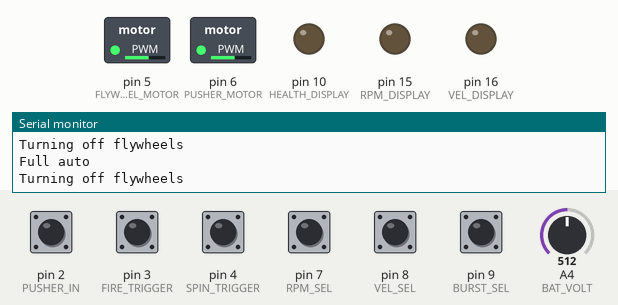
Recording of a sketch running on a simulated Arduino Uno, built with avr-gcc and run on an emulated ATmega328P. On the bench: switched loads named in the sketch (green lamp = pin HIGH), output pins drawn as LEDs (lit = HIGH), the last lines printed to the serial monitor. The test bench sets the inputs (shaded band); at power-on: pin 2 (PUSHER_IN), pin 3 (FIRE_TRIGGER), pin 4 (SPIN_TRIGGER), pin 7 (RPM_SEL), pin 8 (VEL_SEL), pin 9 (BURST_SEL) HIGH, A4 (BAT_VOLT) = 512.

Above: at 1.7 s.
1.8 s: pin 7 (RPM_SEL) pulled LOW for 0.15 s
At 1.89 s:
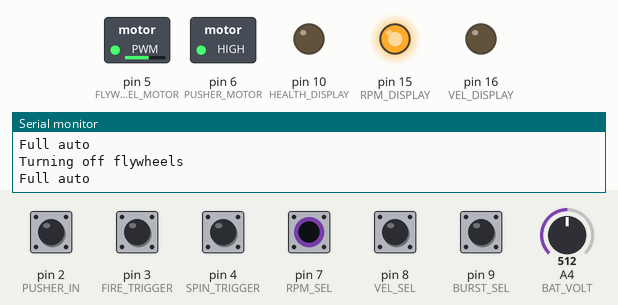
3.4 s: pin 8 (VEL_SEL) pulled LOW for 1 s
At 4.2 s:
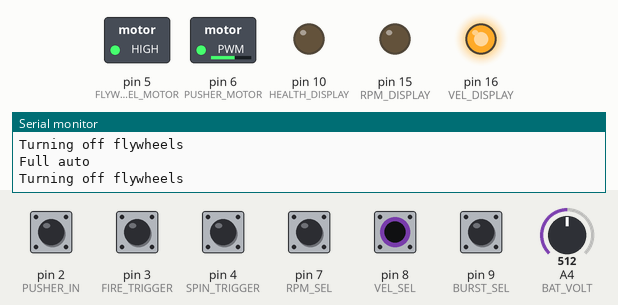
5.9 s: A4 (BAT_VOLT) set to 363
8.9 s: A4 (BAT_VOLT) set to 339
At 9.3 s:
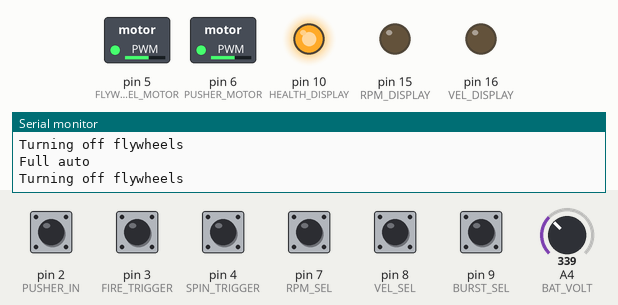
10.4 s: pin 8 (VEL_SEL) pulled LOW for 0.15 s
At 10.52 s:
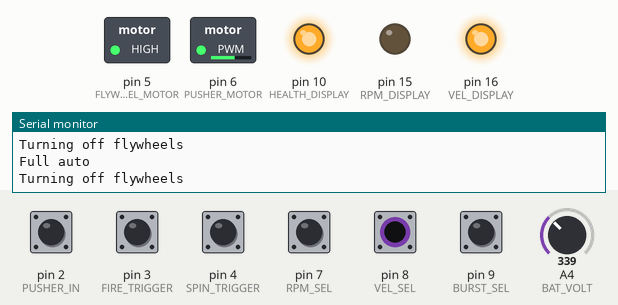
12.1 s: pin 7 (RPM_SEL) pulled LOW for 1 s
At 12.6 s:
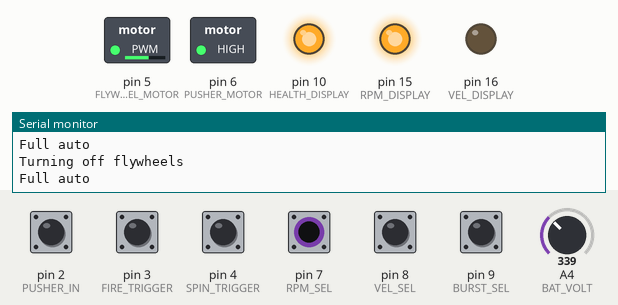
Timing chart, 0 to 15.1 s (numbered marks = the images above; inputs shaded):
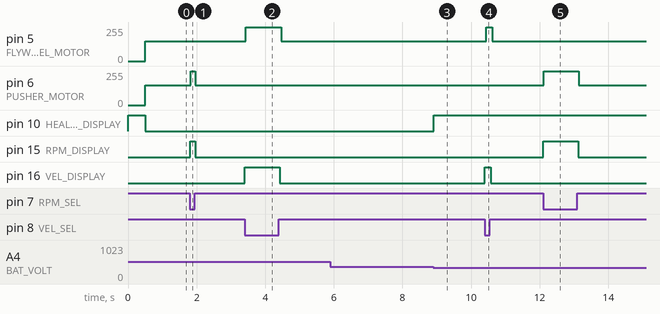

The sketch:

onetruenerf.ino
```cpp
/*
 * IO:
 * OUTPUT
 * Flywheels: 5
 * Pusher   : 6
 *
 * CONTROL
 * Trigger  : 3
 * Spin up  : 4
 * Pusher In: 2
 *
 * SETUP
 * RPM select      : 2 7 right
 * Velocity select : 3 8 center
 * Burst select    : 4 9 left
 *
 * RPM display     : 15 right
 * Velocity display: 16 center
 * Burst display   : 14 left
 *
 * SYSTEM HEALTH
 * Battery voltage : 18 / A0
 * Health LED      : 10
 */

#define FLYWHEEL_MOTOR 5
#define PUSHER_MOTOR   6
#define FIRE_TRIGGER   3
#define SPIN_TRIGGER   4
#define PUSHER_IN      2 //HIGH when pusher is in
#define RPM_SEL        7
#define VEL_SEL        8
#define BURST_SEL      9
#define HEALTH_DISPLAY 10
#define VEL_DISPLAY    16
#define BURST_DISPLAY  14
#define BAT_VOLT       18
#define RPM_DISPLAY    15

#define LOW_RPM   150 //analogWrite value for low RPM mode
#define LOW_VEL   150 //analogWrite value for high RPM mode

#define BATTERY_THRESHOLD 350 //equates to about 3.0V with 2x voltage divider

int pusher_extended = 0; //0 when pusher is retracted, 1 when pusher is extended
int flywheels_on = 0; //0 when flywheels not spinning, 1 when flywheels are spinning

int rpm = 255; //analogWrite value for pusher motor
int vel = 255; //analogWrite value for flywheels

boolean burst = false;


void setup() {
  //setting up digital pins
  //outputs
  pinMode(FLYWHEEL_MOTOR, OUTPUT);
  pinMode(PUSHER_MOTOR,   OUTPUT);
  pinMode(RPM_DISPLAY,    OUTPUT);
  pinMode(VEL_DISPLAY,    OUTPUT);
  pinMode(BURST_DISPLAY,  OUTPUT);
  pinMode(HEALTH_DISPLAY, OUTPUT);
  //inputs
  pinMode(FIRE_TRIGGER, INPUT_PULLUP);
  pinMode(SPIN_TRIGGER, INPUT_PULLUP);
  pinMode(PUSHER_IN,    INPUT_PULLUP);
  pinMode(RPM_SEL,      INPUT_PULLUP);
  pinMode(VEL_SEL,      INPUT_PULLUP);
  pinMode(BURST_SEL,    INPUT_PULLUP);

  digitalWrite(HEALTH_DISPLAY, HIGH);
  delay(500);
  digitalWrite(HEALTH_DISPLAY, LOW);

  //debugging
  Serial.begin(9600);
}

void loop() {
  /*//motor testing
  digitalWrite(FLYWHEEL_MOTOR, HIGH);
  digitalWrite(PUSHER_MOTOR, LOW);
  delay(1000);
  digitalWrite(FLYWHEEL_MOTOR, LOW);
  digitalWrite(PUSHER_MOTOR, HIGH);
  delay(1000);*/

  //actual code

  //fully automatic
  if(burst == false) {
    Serial.println("Full auto");
    //Pusher control
    if(digitalRead(PUSHER_IN) == LOW) {
      Serial.println("Pusher extended");
      set_pusher(true);
      pusher_extended = 1;
    }
    else if(digitalRead(FIRE_TRIGGER) == LOW) {
      Serial.println("Firing");
      if(flywheels_on == 0) {
        set_flywheels(true);
        flywheels_on = 1;
        delay(200);
      }
      set_pusher(true);
      pusher_extended = 1;
    }
    else {
      set_pusher(false);
      pusher_extended = 0;
    }
  }

  //Flywheel control
  if(digitalRead(SPIN_TRIGGER) == LOW && flywheels_on == 0) {
    Serial.println("Trigger pulled");
    set_flywheels(true);
    flywheels_on = 1;
  }
  else if(digitalRead(FIRE_TRIGGER) == HIGH && digitalRead(SPIN_TRIGGER) == HIGH) {
    Serial.println("Turning off flywheels");
    set_flywheels(false);
    flywheels_on = 0;
  }

  //3-round burst mode
  if(burst == true && digitalRead(FIRE_TRIGGER) == LOW) {
    Serial.println("3 round burst mode, firing");
    //setting flywheels
    if(flywheels_on == 0) {
      Serial.println("Turning on flywheels");
      set_flywheels(true);
      flywheels_on = 1;
      delay(200);
    }
    //firing
    for(int num = 0; num < 3; num++) {
      Serial.print("firing number ");
      Serial.print(num);
      Serial.println("");
      if(pusher_extended == 0) {
        set_pusher(true);
        pusher_extended = 1;
        while(digitalRead(PUSHER_IN) == LOW) {} //moving pusher in (start of cycle)
      }
      while(digitalRead(PUSHER_IN) == HIGH) {} //moving pusher out
      while(digitalRead(PUSHER_IN) == LOW) {}  //moving pusher back in
    }
    //stopping flywheels and pusher
    set_flywheels(false);
    flywheels_on = 0;
    while(digitalRead(PUSHER_IN) == LOW) {}
    set_pusher(false);
    pusher_extended = 0;
    while(digitalRead(FIRE_TRIGGER) == LOW) {} // waiting until the trigger is no longer pressed
  }

  //General tasks
  set_config();
  check_health();

}

void set_flywheels(boolean val) {
  //val == HIGH to spin up; val == LOW to spin down
  analogWrite(FLYWHEEL_MOTOR, vel);
}

void set_pusher(boolean val) {
  //val == HIGH to spin up; val == LOW to spin down
  analogWrite(PUSHER_MOTOR, rpm);
}

void set_config() {
  //reading buttons, writing to displays
  if(digitalRead(RPM_SEL) == LOW) {
    digitalWrite(RPM_DISPLAY, HIGH);
    rpm = 255;
  }
  else {
    digitalWrite(RPM_DISPLAY, LOW);
    rpm = LOW_RPM;
  }

  if(digitalRead(VEL_SEL) == LOW) {
    digitalWrite(VEL_DISPLAY, HIGH);
    vel = 255;
  }
  else {
    digitalWrite(VEL_DISPLAY, LOW);
    vel = LOW_VEL;
  }

  if(digitalRead(BURST_SEL) == LOW) {
    digitalWrite(BURST_DISPLAY, HIGH);
    burst = true;
  }
  else {
    digitalWrite(BURST_DISPLAY, LOW);
    burst = false;
  }
}

void check_health() {
  if(analogRead(BAT_VOLT) < BATTERY_THRESHOLD) {
    digitalWrite(HEALTH_DISPLAY, HIGH);
  }
  else {
    digitalWrite(HEALTH_DISPLAY, LOW);
  }
}
```

Measured:
- the behaviour switches between 350 and 349 on A4 (BAT_VOLT) (found by bisection; images 2 and 3)
- after the input at 1.8 s, pin 6 (PUSHER_MOTOR): 150/255 → 255/255 at once, → 150/255 0.14 s later; pin 15 (RPM_DISPLAY): LOW → HIGH at once, → LOW 0.14 s later
- after the input at 3.4 s, pin 5 (FLYWHEEL_MOTOR): 150/255 → 255/255 at once, → 150/255 1.0 s later; pin 16 (VEL_DISPLAY): LOW → HIGH at once, → LOW 1.0 s later
- after the input at 8.9 s, pin 10 (HEALTH_DISPLAY): LOW → HIGH at once
- after the input at 10.4 s, pin 5 (FLYWHEEL_MOTOR): 150/255 → 255/255 at once, → 150/255 0.18 s later; pin 16 (VEL_DISPLAY): LOW → HIGH at once, → LOW 0.18 s later
- after the input at 12.1 s, pin 6 (PUSHER_MOTOR): 150/255 → 255/255 at once, → 150/255 1.0 s later; pin 15 (RPM_DISPLAY): LOW → HIGH at once, → LOW 1.0 s later
